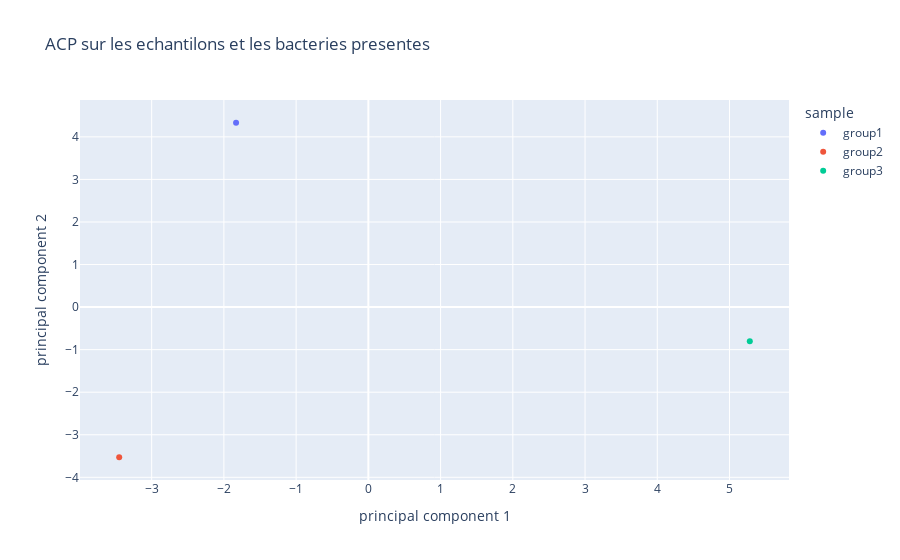

Source (notebook cell):
### Code cell
# ACP des different GROUP -> check if group bien distinct
matrice=test_df


samples = list(matrice.columns.values)


#normalisation de la matrice transposé regrouper par embranchement 
matriceT = matrice.transpose()
matriceTN = StandardScaler().fit_transform(matriceT)

#Calcul de l'ACP avec sklearn en conservant 2 var
pca = PCA(n_components=2)
principalComponents = pca.fit_transform(matriceTN)
principalDf = pd.DataFrame(data = principalComponents
             , columns = ['principal component 1', 'principal component 2'])

principalDf['sample']=samples

fig = px.scatter(principalDf, x='principal component 1', y='principal component 2', color='sample', 
                 title="ACP sur les echantilons et les bacteries presentes")
fig.show()

### Figure 1 — Plotly figure (JSON) as saved in the notebook; plotly's stock layout.template omitted (floating-point values rounded to 4 significant figures)
{"data": [{"hovertemplate": "sample=group1<br>principal component 1=%{x}<br>principal component 2=%{y}<extra></extra>", "legendgroup": "group1", "marker": {"color": "#636efa", "symbol": "circle"}, "mode": "markers", "name": "group1", "orientation": "v", "showlegend": true, "type": "scatter", "x": [-1.831], "xaxis": "x", "y": [4.331], "yaxis": "y"}, {"hovertemplate": "sample=group2<br>principal component 1=%{x}<br>principal component 2=%{y}<extra></extra>", "legendgroup": "group2", "marker": {"color": "#EF553B", "symbol": "circle"}, "mode": "markers", "name": "group2", "orientation": "v", "showlegend": true, "type": "scatter", "x": [-3.45], "xaxis": "x", "y": [-3.529], "yaxis": "y"}, {"hovertemplate": "sample=group3<br>principal component 1=%{x}<br>principal component 2=%{y}<extra></extra>", "legendgroup": "group3", "marker": {"color": "#00cc96", "symbol": "circle"}, "mode": "markers", "name": "group3", "orientation": "v", "showlegend": true, "type": "scatter", "x": [5.281], "xaxis": "x", "y": [-0.8028], "yaxis": "y"}], "layout": {"legend": {"title": {"text": "sample"}, "tracegroupgap": 0}, "title": {"text": "ACP sur les echantilons et les bacteries presentes"}, "xaxis": {"anchor": "y", "domain": [0, 1], "title": {"text": "principal component 1"}}, "yaxis": {"anchor": "x", "domain": [0, 1], "title": {"text": "principal component 2"}}}}
